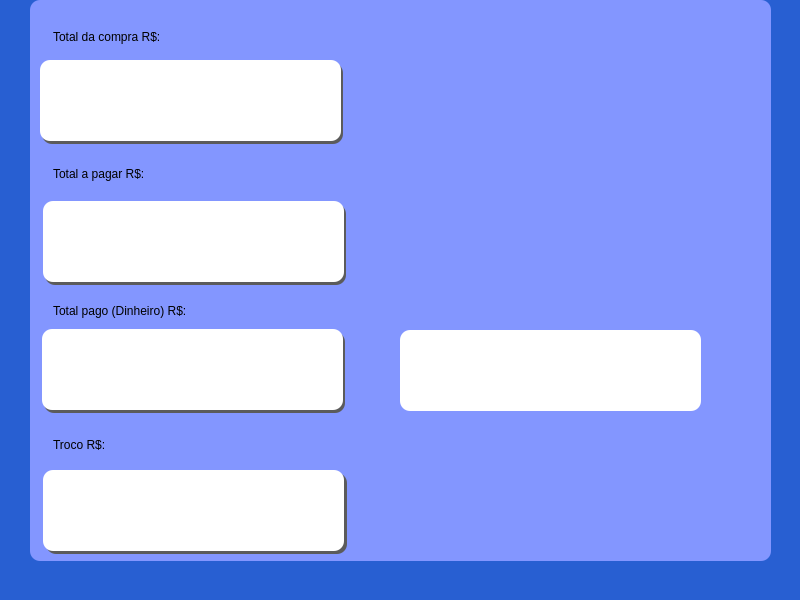
<?xml version="1.0" encoding="UTF-8"?>
<ui version="4.0">
 <class>MainWindow</class>
 <widget class="QMainWindow" name="MainWindow">
  <property name="geometry">
   <rect>
    <x>0</x>
    <y>0</y>
    <width>800</width>
    <height>600</height>
   </rect>
  </property>
  <property name="windowTitle">
   <string>MainWindow</string>
  </property>
  <property name="styleSheet">
   <string notr="true">background-color:rgb(40, 95, 210);</string>
  </property>
  <widget class="QWidget" name="centralwidget">
   <widget class="QLabel" name="label_3">
    <property name="geometry">
     <rect>
      <x>53</x>
      <y>286</y>
      <width>261</width>
      <height>50</height>
     </rect>
    </property>
    <property name="styleSheet">
     <string notr="true">font: 87 16pt &quot;Segoe UI Black&quot;;
background-color: rgb(131, 150, 255);
</string>
    </property>
    <property name="text">
     <string>Total pago (Dinheiro) R$:</string>
    </property>
   </widget>
   <widget class="QLabel" name="label_4">
    <property name="geometry">
     <rect>
      <x>53</x>
      <y>420</y>
      <width>221</width>
      <height>50</height>
     </rect>
    </property>
    <property name="styleSheet">
     <string notr="true">font: 87 16pt &quot;Segoe UI Black&quot;;
background-color: rgb(131, 150, 255);
</string>
    </property>
    <property name="text">
     <string>Troco R$:</string>
    </property>
   </widget>
   <widget class="QLabel" name="label_5">
    <property name="geometry">
     <rect>
      <x>40</x>
      <y>60</y>
      <width>301</width>
      <height>81</height>
     </rect>
    </property>
    <property name="styleSheet">
     <string notr="true">background-color: rgb(255, 255, 255);
font: 87 16pt &quot;Segoe UI Black&quot;;
border-radius:10px;
</string>
    </property>
    <property name="text">
     <string/>
    </property>
   </widget>
   <widget class="QLabel" name="label_2">
    <property name="geometry">
     <rect>
      <x>53</x>
      <y>149</y>
      <width>221</width>
      <height>50</height>
     </rect>
    </property>
    <property name="styleSheet">
     <string notr="true">font: 87 16pt &quot;Segoe UI Black&quot;;
background-color: rgb(131, 150, 255);
</string>
    </property>
    <property name="text">
     <string>Total a pagar R$:</string>
    </property>
   </widget>
   <widget class="QLabel" name="label_6">
    <property name="geometry">
     <rect>
      <x>43</x>
      <y>201</y>
      <width>301</width>
      <height>81</height>
     </rect>
    </property>
    <property name="styleSheet">
     <string notr="true">background-color: rgb(255, 255, 255);
border-radius:10px;
font: 87 16pt &quot;Segoe UI Black&quot;;
</string>
    </property>
    <property name="text">
     <string/>
    </property>
   </widget>
   <widget class="QLabel" name="label_7">
    <property name="geometry">
     <rect>
      <x>43</x>
      <y>470</y>
      <width>301</width>
      <height>81</height>
     </rect>
    </property>
    <property name="styleSheet">
     <string notr="true">background-color: rgb(255, 255, 255);
border-radius:10px;
</string>
    </property>
    <property name="text">
     <string/>
    </property>
   </widget>
   <widget class="QLineEdit" name="lineEdit">
    <property name="geometry">
     <rect>
      <x>42</x>
      <y>329</y>
      <width>301</width>
      <height>81</height>
     </rect>
    </property>
    <property name="palette">
     <palette>
      <active>
       <colorrole role="WindowText">
        <brush brushstyle="SolidPattern">
         <color alpha="255">
          <red>0</red>
          <green>0</green>
          <blue>127</blue>
         </color>
        </brush>
       </colorrole>
       <colorrole role="Button">
        <brush brushstyle="SolidPattern">
         <color alpha="255">
          <red>255</red>
          <green>255</green>
          <blue>255</blue>
         </color>
        </brush>
       </colorrole>
       <colorrole role="Text">
        <brush brushstyle="SolidPattern">
         <color alpha="255">
          <red>0</red>
          <green>0</green>
          <blue>127</blue>
         </color>
        </brush>
       </colorrole>
       <colorrole role="ButtonText">
        <brush brushstyle="SolidPattern">
         <color alpha="255">
          <red>0</red>
          <green>0</green>
          <blue>127</blue>
         </color>
        </brush>
       </colorrole>
       <colorrole role="Base">
        <brush brushstyle="SolidPattern">
         <color alpha="255">
          <red>255</red>
          <green>255</green>
          <blue>255</blue>
         </color>
        </brush>
       </colorrole>
       <colorrole role="Window">
        <brush brushstyle="SolidPattern">
         <color alpha="255">
          <red>255</red>
          <green>255</green>
          <blue>255</blue>
         </color>
        </brush>
       </colorrole>
       <colorrole role="PlaceholderText">
        <brush brushstyle="NoBrush">
         <color alpha="128">
          <red>0</red>
          <green>0</green>
          <blue>127</blue>
         </color>
        </brush>
       </colorrole>
      </active>
      <inactive>
       <colorrole role="WindowText">
        <brush brushstyle="SolidPattern">
         <color alpha="255">
          <red>0</red>
          <green>0</green>
          <blue>127</blue>
         </color>
        </brush>
       </colorrole>
       <colorrole role="Button">
        <brush brushstyle="SolidPattern">
         <color alpha="255">
          <red>255</red>
          <green>255</green>
          <blue>255</blue>
         </color>
        </brush>
       </colorrole>
       <colorrole role="Text">
        <brush brushstyle="SolidPattern">
         <color alpha="255">
          <red>0</red>
          <green>0</green>
          <blue>127</blue>
         </color>
        </brush>
       </colorrole>
       <colorrole role="ButtonText">
        <brush brushstyle="SolidPattern">
         <color alpha="255">
          <red>0</red>
          <green>0</green>
          <blue>127</blue>
         </color>
        </brush>
       </colorrole>
       <colorrole role="Base">
        <brush brushstyle="SolidPattern">
         <color alpha="255">
          <red>255</red>
          <green>255</green>
          <blue>255</blue>
         </color>
        </brush>
       </colorrole>
       <colorrole role="Window">
        <brush brushstyle="SolidPattern">
         <color alpha="255">
          <red>255</red>
          <green>255</green>
          <blue>255</blue>
         </color>
        </brush>
       </colorrole>
       <colorrole role="PlaceholderText">
        <brush brushstyle="NoBrush">
         <color alpha="128">
          <red>0</red>
          <green>0</green>
          <blue>127</blue>
         </color>
        </brush>
       </colorrole>
      </inactive>
      <disabled>
       <colorrole role="WindowText">
        <brush brushstyle="SolidPattern">
         <color alpha="255">
          <red>0</red>
          <green>0</green>
          <blue>127</blue>
         </color>
        </brush>
       </colorrole>
       <colorrole role="Button">
        <brush brushstyle="SolidPattern">
         <color alpha="255">
          <red>255</red>
          <green>255</green>
          <blue>255</blue>
         </color>
        </brush>
       </colorrole>
       <colorrole role="Text">
        <brush brushstyle="SolidPattern">
         <color alpha="255">
          <red>0</red>
          <green>0</green>
          <blue>127</blue>
         </color>
        </brush>
       </colorrole>
       <colorrole role="ButtonText">
        <brush brushstyle="SolidPattern">
         <color alpha="255">
          <red>0</red>
          <green>0</green>
          <blue>127</blue>
         </color>
        </brush>
       </colorrole>
       <colorrole role="Base">
        <brush brushstyle="SolidPattern">
         <color alpha="255">
          <red>255</red>
          <green>255</green>
          <blue>255</blue>
         </color>
        </brush>
       </colorrole>
       <colorrole role="Window">
        <brush brushstyle="SolidPattern">
         <color alpha="255">
          <red>255</red>
          <green>255</green>
          <blue>255</blue>
         </color>
        </brush>
       </colorrole>
       <colorrole role="PlaceholderText">
        <brush brushstyle="NoBrush">
         <color alpha="128">
          <red>0</red>
          <green>0</green>
          <blue>127</blue>
         </color>
        </brush>
       </colorrole>
      </disabled>
     </palette>
    </property>
    <property name="styleSheet">
     <string notr="true">background-color: rgb(255, 255, 255);
gridline-color: rgb(170, 170, 255);
font: 87 14pt &quot;Segoe UI Black&quot;;
color: rgb(0, 0, 127);
border-radius: 10px;
</string>
    </property>
   </widget>
   <widget class="QLabel" name="label">
    <property name="geometry">
     <rect>
      <x>53</x>
      <y>16</y>
      <width>221</width>
      <height>41</height>
     </rect>
    </property>
    <property name="styleSheet">
     <string notr="true">font: 87 16pt &quot;Segoe UI Black&quot;;
background-color: rgb(131, 150, 255);
</string>
    </property>
    <property name="text">
     <string>Total da compra R$:</string>
    </property>
   </widget>
   <widget class="QLabel" name="label_15">
    <property name="geometry">
     <rect>
      <x>30</x>
      <y>0</y>
      <width>741</width>
      <height>561</height>
     </rect>
    </property>
    <property name="styleSheet">
     <string notr="true">background-color: rgb(131, 150, 255);
border-radius: 10px;</string>
    </property>
    <property name="text">
     <string/>
    </property>
   </widget>
   <widget class="QLabel" name="label_8">
    <property name="geometry">
     <rect>
      <x>42</x>
      <y>63</y>
      <width>301</width>
      <height>81</height>
     </rect>
    </property>
    <property name="styleSheet">
     <string notr="true">background-color: rgb(91, 91, 91);
border-radius: 10px;</string>
    </property>
    <property name="text">
     <string/>
    </property>
   </widget>
   <widget class="QLabel" name="label_9">
    <property name="geometry">
     <rect>
      <x>45</x>
      <y>204</y>
      <width>301</width>
      <height>81</height>
     </rect>
    </property>
    <property name="styleSheet">
     <string notr="true">background-color: rgb(91, 91, 91);
border-radius: 10px;</string>
    </property>
    <property name="text">
     <string/>
    </property>
   </widget>
   <widget class="QLabel" name="label_10">
    <property name="geometry">
     <rect>
      <x>44</x>
      <y>332</y>
      <width>301</width>
      <height>81</height>
     </rect>
    </property>
    <property name="styleSheet">
     <string notr="true">background-color: rgb(91, 91, 91);
border-radius: 10px;</string>
    </property>
    <property name="text">
     <string/>
    </property>
   </widget>
   <widget class="QLabel" name="label_11">
    <property name="geometry">
     <rect>
      <x>46</x>
      <y>473</y>
      <width>301</width>
      <height>81</height>
     </rect>
    </property>
    <property name="styleSheet">
     <string notr="true">background-color: rgb(91, 91, 91);
border-radius: 10px;</string>
    </property>
    <property name="text">
     <string/>
    </property>
   </widget>
   <widget class="QLabel" name="label_12">
    <property name="geometry">
     <rect>
      <x>400</x>
      <y>330</y>
      <width>301</width>
      <height>81</height>
     </rect>
    </property>
    <property name="styleSheet">
     <string notr="true">background-color: rgb(255, 255, 255);
border-radius:10px;
font: 87 16pt &quot;Segoe UI Black&quot;;
</string>
    </property>
    <property name="text">
     <string/>
    </property>
   </widget>
   <zorder>label_15</zorder>
   <zorder>label_11</zorder>
   <zorder>label_10</zorder>
   <zorder>label_9</zorder>
   <zorder>label_8</zorder>
   <zorder>label_3</zorder>
   <zorder>label_4</zorder>
   <zorder>label_5</zorder>
   <zorder>label_2</zorder>
   <zorder>label_6</zorder>
   <zorder>label_7</zorder>
   <zorder>lineEdit</zorder>
   <zorder>label</zorder>
   <zorder>label_12</zorder>
  </widget>
  <widget class="QMenuBar" name="menubar">
   <property name="geometry">
    <rect>
     <x>0</x>
     <y>0</y>
     <width>800</width>
     <height>21</height>
    </rect>
   </property>
  </widget>
  <widget class="QStatusBar" name="statusbar"/>
 </widget>
 <resources/>
 <connections/>
</ui>
